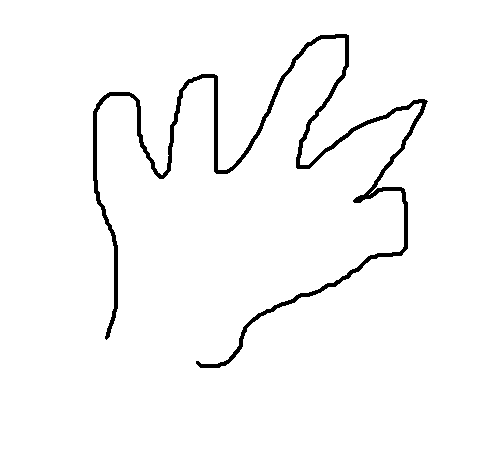
#> input picture Data/in/hand.png, 500 x 470 px
$ python 2_Moment_n_properties.py
#> lines starting #> are read from the running program, lines starting #| are printed output that depends on the picture; after the words box and inside, x2 and y2 are one past the last pixel; in counts of white or black regions, pixels touching at a corner belong together; long printed decimals are rounded
import numpy as np
import cv2 as cv

img = cv.imread('../../../Data/in/hand.png', 0)
#> img: shape (470, 500); values 127 (black) and 255 (white), 97.3% white; 1 black region, box (x1, y1, x2, y2) and area: (93, 34, 428, 368) 6367
ret, thresh = cv.threshold(img, 127, 255, 0)
#> thresh: shape (470, 500); 97.3% white; 1 black region
contours, hierarchy = cv.findContours(thresh, 1, 2)
#> contours = 2 contours; box (x1, y1, x2, y2) and area: (0, 0, 500, 470) 234031, (92, 33, 429, 369) 7804
cnt = contours[0]
#> cnt = contour of 981 points, box (x1, y1, x2, y2) (92, 33, 429, 369), area 7804
M = cv.moments(cnt)
#> M = moments, m00 7804.5, centre m10/m00, m01/m00 = (258.9, 171)
print(M)
#> (printed output is left out)
# Centroid:
cx = int(M['m10'] / M['m00'])
#> cx = 258
cy = int(M['m01'] / M['m00'])
#> cy = 171
# Area:
area = cv.contourArea(cnt)
#> area = 7804.5
img = cv.cvtColor(img, cv.COLOR_GRAY2BGR)  # if the image is gray
#> img is the input picture: shape (470, 500, 3); values 127 (black) and 255 (white), 97.3% white; 1 black region, box (x1, y1, x2, y2) and area: (93, 34, 428, 368) 6367
print(img.shape)
#| (470, 500, 3)

# Perimeter:
perimeter = cv.arcLength(cnt, True)
#> perimeter = 3285
# Contour Approximation:
epsilon = 0.01 * cv.arcLength(cnt, True)
#> epsilon = 32.85
approx = cv.approxPolyDP(cnt, epsilon, True)
#> approx = contour of 23 points, box (x1, y1, x2, y2) (104, 34, 429, 369), area 5537
print('centroid:' + str(cx) + ' ' + str(cy) + ' area:' + str(area) + ' perimeter:' + str(perimeter))
#| centroid:258 171 area:7804.5 perimeter:3285.000
cv.drawContours(img, approx, -1, (0, 255, 0), 3)
hull = cv.convexHull(cnt)
#> hull = contour of 21 points, box (x1, y1, x2, y2) (92, 33, 429, 369), area 85068
print('Convex : '+str(cv.isContourConvex(cnt)))
#| Convex : False
cv.drawContours(img, hull, -1, (255, 0, 0), 3)
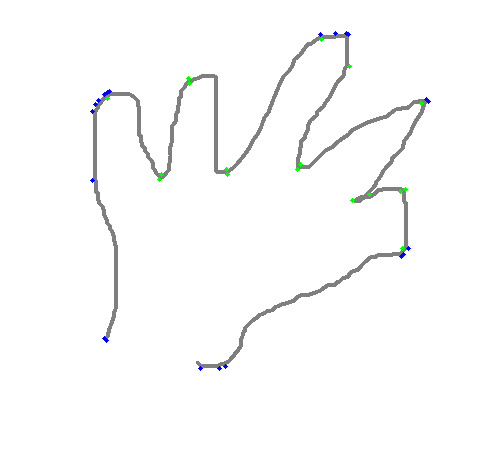
#> img: shape (470, 500, 3); mean B, G, R 251.4, 251.3, 251.1
cv.imshow('', img)
cv.waitKey(0)
cv.destroyAllWindows()

$ run again, with Data/in/2.png copied over Data/in/hand.png
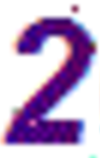
#> input picture Data/in/2.png, 100 x 158 px
#> `ret, thresh = cv.threshold(img, 127, 255, 0)`:
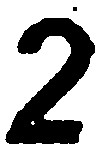
#> thresh: shape (158, 100); 66.5% white; 2 black regions (1 under 20 px)
#> contours = 4 contours, 1 with area under 20; largest, box (x1, y1, x2, y2) and area: (0, 0, 100, 158) 15543, (4, 17, 96, 145) 5520, (72, 6, 78, 12) 23
#> cnt = [[32, 121], [31, 122], [31, 123], [32, 124], [33, 124], [34, 123], [33, 122], [33, 121]]
#> M = moments, m00 6, centre m10/m00, m01/m00 = (32.33, 122.6)
#> (printed output is left out)
#> cx = 32
#> cy = 122
#> area = 6
#| (158, 100, 3)
#> perimeter = 9.66
#> epsilon = 0.0966
#> approx has the same summary as cnt
#| centroid:32 122 area:6.0 perimeter:9.657
#> hull = [[33, 121], [34, 123], [33, 124], [32, 124], [31, 123], [31, 122], [32, 121]]
#| Convex : False
#> `cv.drawContours(img, hull, -1, (255, 0, 0), 3)`:
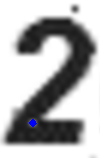
#> img: shape (158, 100, 3); mean B, G, R 177, 176.4, 176.4

$ run again, with Data/in/6.png copied over Data/in/hand.png
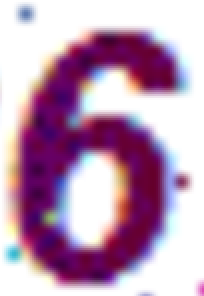
#> input picture Data/in/6.png, 102 x 148 px (shown 2 times larger)
#> `ret, thresh = cv.threshold(img, 127, 255, 0)`:
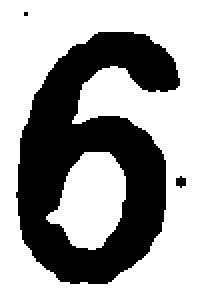
#> thresh: shape (148, 102) (shown 2 times larger); 62.8% white; 3 black regions (1 under 20 px)
#> contours = 5 contours, 1 with area under 20; largest, box (x1, y1, x2, y2) and area: (0, 0, 102, 148) 14847, (7, 15, 91, 143) 7093, (23, 76, 63, 125) 1240, (87, 87, 94, 95) 30
#> cnt = contour of 14 points, box (x1, y1, x2, y2) (87, 87, 94, 95), area 30
#> M = moments, m00 30, centre m10/m00, m01/m00 = (90, 90.5)
#> (printed output is left out)
#> cx = 90
#> area = 30
#| (148, 102, 3)
#> perimeter = 21.31
#> epsilon = 0.213
#> approx has the same summary as cnt
#| centroid:90 90 area:30.0 perimeter:21.314
#> hull = contour of 10 points, box (x1, y1, x2, y2) (87, 87, 94, 95), area 32
#| Convex : False
#> `cv.drawContours(img, hull, -1, (255, 0, 0), 3)`:
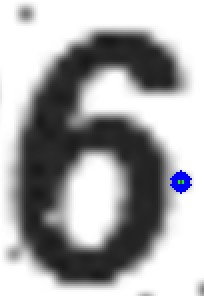
#> img: shape (148, 102, 3) (shown 2 times larger); mean B, G, R 167.5, 166.3, 166.2
